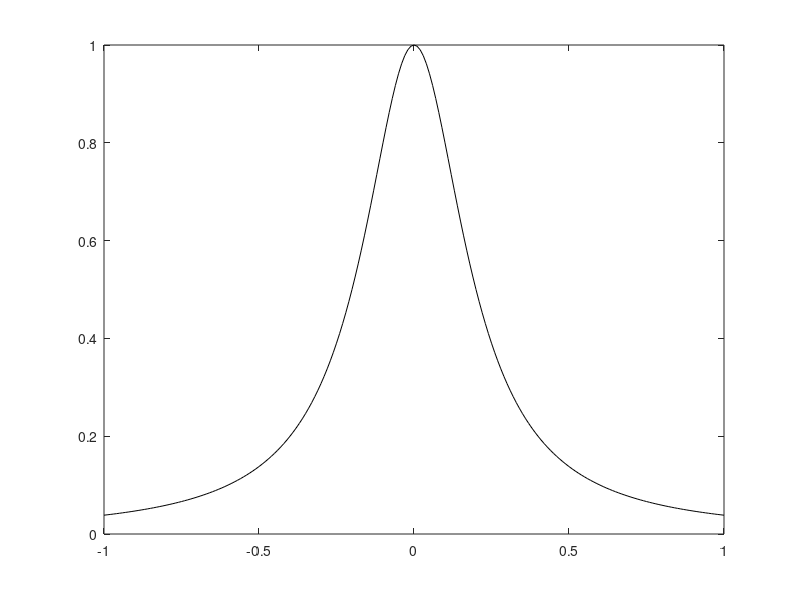

The MATLAB script that drew this image: (Note: this script raises an error after producing the figure.)
% Usage example for Lagrangeeval
% related to Figure 3.1

x = (-1:0.01:1)';
[~,xn] = size(x);
y = ones(xn)./(ones(xn)+25*x.^2);
plot(x,y,'k')  % plot Runge's example
hold
n =16;
inter = 2/n;
nodes = (-1:inter:1)';
values = ones(n+1,1)./(ones(n+1,1)+25*nodes.^2);
[y] = Lagrangeeval(nodes, values, x );
plot(x,y)  % plot the interpolant
plot(nodes, values,'o')    % plot the data